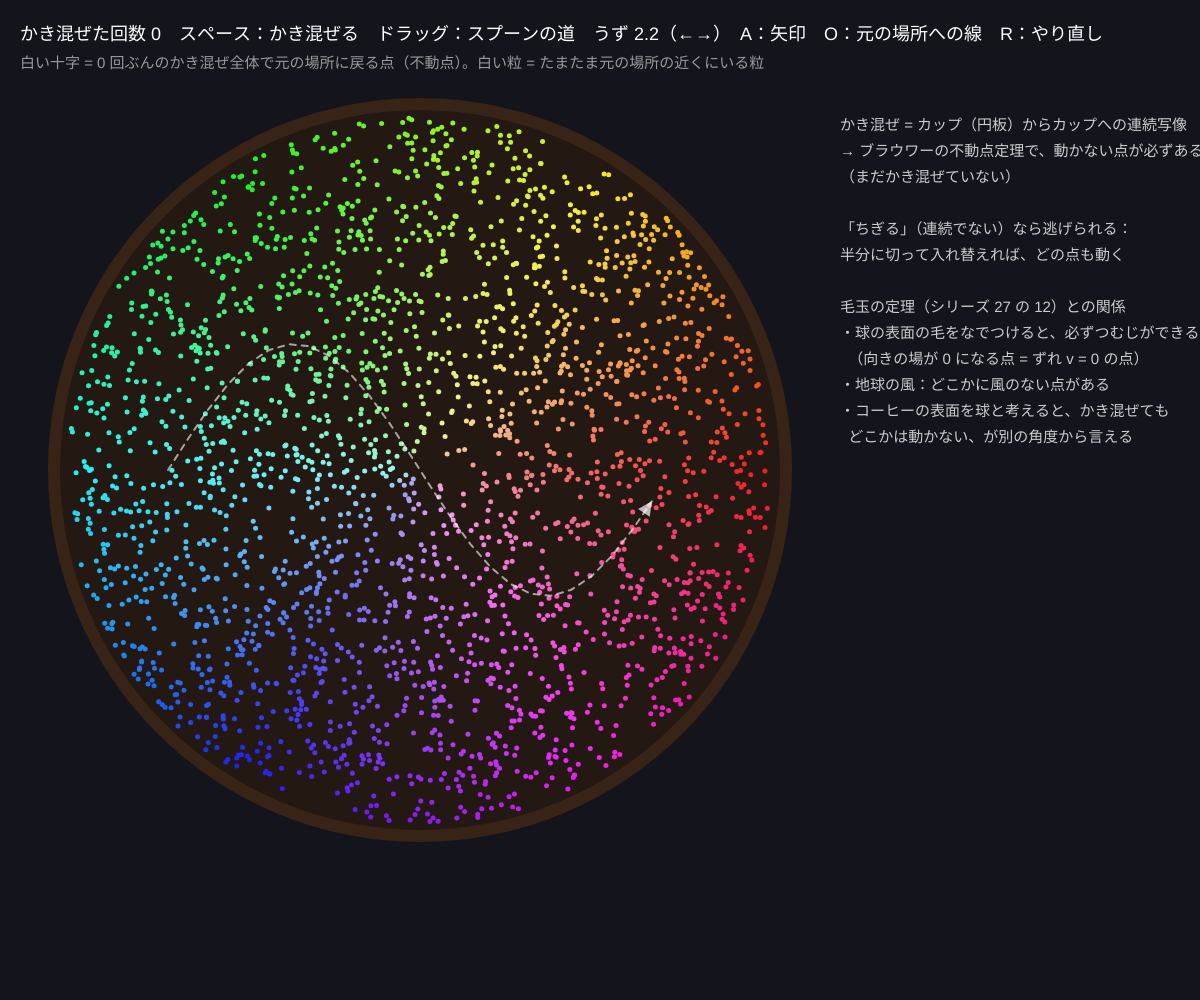
Frame 1 (no input)
Frame 60 (no input): identical to frame 1, image omitted
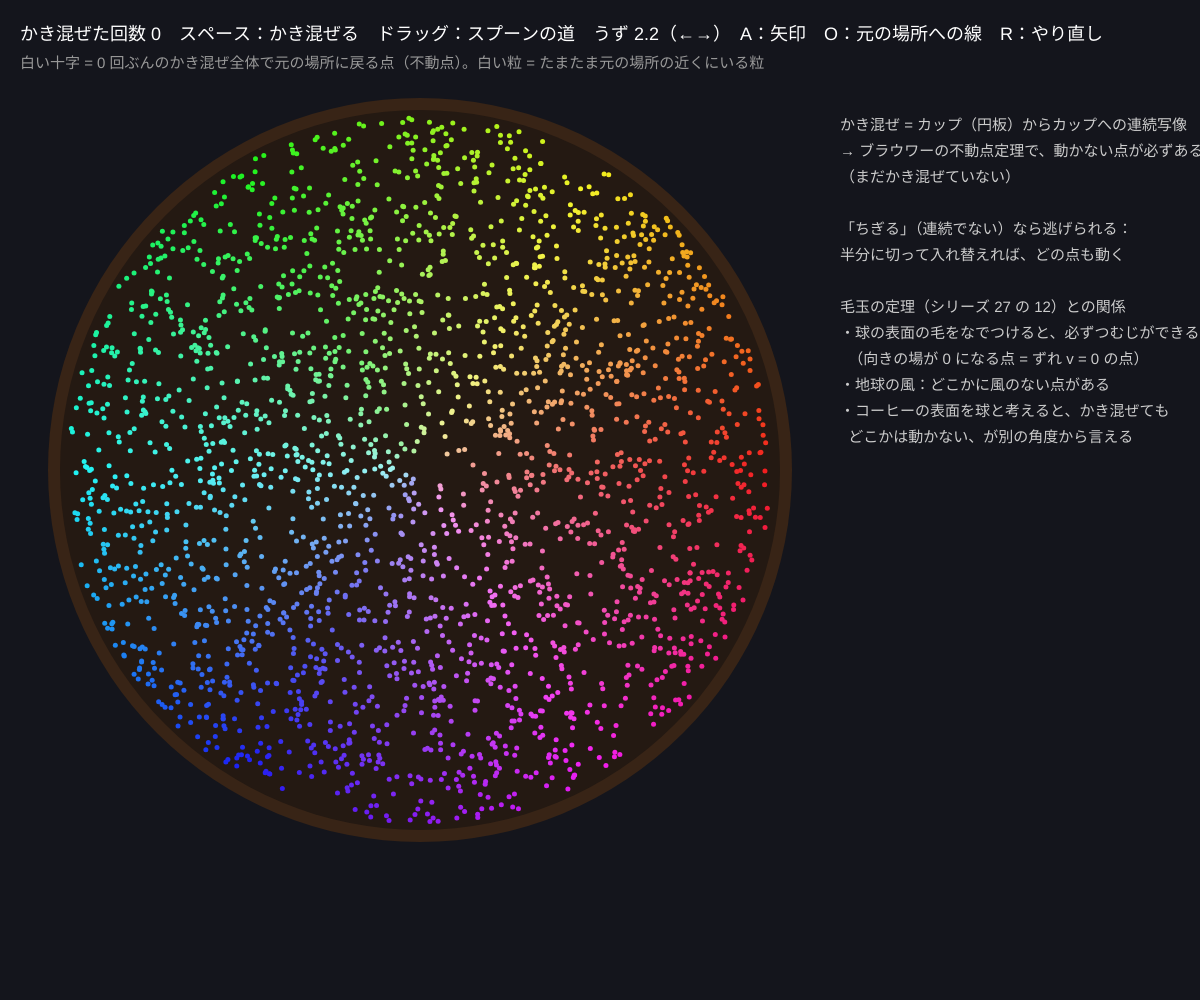
Frame 120 (the mouse pressed at the canvas centre since frame 60)

The p5.js sketch that drew these frames (run headless with seeded random() and noise() and a simulated clock; from frame 60 on, the mouse is pressed at the canvas centre):

// p5.js sketch
// ── sketch.js
// ============================================
// 09 コーヒーをかき混ぜる（と毛玉の定理）
// カップのコーヒーを（こぼさず・ちぎらず）かき混ぜると、どこか 1 点は必ず元の場所に戻ってくる（ブラウワー）
//   粒の色 = 最初の場所（角度 → 色相、中心からの距離 → 濃さ）。かき混ぜ写像を何回重ねても不動点はある
// スペース = 1 回かき混ぜる / ドラッグ = スプーンの通り道を描き直す / ←→ = うずの強さ / A = ずれの矢印 / O = 元の場所への線 / R = やり直し
// ============================================

let N = 2400;              // ★ 粒の数
let twist = 2.2;           // ★ うず（中心ほど多く回る）の強さ
let base = 0.5;            // ★ カップ全体の回転
let sigma = 0.22;          // ★ スプーンの影響の広さ
let spoon = [];            // スプーンの通り道（単位円の座標）
let stirs = [];            // これまでのかき混ぜ（それぞれの設定を保存）
let parts = [];            // {ox, oy, x, y, sx, sy}
let anim = 1;              // 0→1 でアニメーション
let fixedP = null, arrows = [];
let showArrows = false, showOrig = false;
let cx, cy, R;
let drawing = false;

function setup() {
  createCanvas(windowWidth, windowHeight);
  colorMode(HSB, 360, 100, 100, 100);
  R = min(width * 0.3, (height - 160) / 2); cx = 60 + R; cy = 110 + R;
  for (let t = 0; t <= 1; t += 0.04) spoon.push({ x: -0.7 + 1.4 * t, y: 0.35 * Math.sin(t * 2 * PI) });
  reset();
}
function reset() {
  parts = [];
  for (let i = 0; i < N; i++) {
    let r = Math.sqrt(Math.random()) * 0.98, a = Math.random() * TWO_PI;
    let x = r * Math.cos(a), y = r * Math.sin(a);
    parts.push({ ox: x, oy: y, x, y, sx: x, sy: y });
  }
  stirs = []; fixedP = null; arrows = []; anim = 1;
}

// ★ 1 回のかき混ぜ：スプーンで押す（流れに沿って少しずつ動かす）→ うずで回す。カップの外には出さない
function stirOnce(p, st) {
  let x = p[0], y = p[1];
  for (let k = 0; k < 6; k++) {
    let dx = 0, dy = 0;
    for (let i = 0; i < st.spoon.length - 1; i++) {
      let a = st.spoon[i], b = st.spoon[i + 1];
      let w = Math.exp(-((x - a.x) ** 2 + (y - a.y) ** 2) / (sigma * sigma));
      dx += (b.x - a.x) * w; dy += (b.y - a.y) * w;
    }
    x += dx * 0.5; y += dy * 0.5;
    let r = Math.hypot(x, y); if (r > 0.99) { x *= 0.99 / r; y *= 0.99 / r; }
  }
  let r2 = x * x + y * y, ang = st.base + st.twist * (1 - r2);
  let c = Math.cos(ang), s = Math.sin(ang);
  return [c * x - s * y, s * x + c * y];
}
function total(p) { for (let st of stirs) p = stirOnce(p, st); return p; }

// 不動点：格子で |M(p) − p| の小さい点を探し、まわりを細かく探して仕上げる
function findFixed() {
  let best = null, bd = 1e9, G = stirs.length > 4 ? 30 : 44;
  for (let i = 0; i < G; i++) for (let j = 0; j < G; j++) {
    let x = -1 + 2 * (i + 0.5) / G, y = -1 + 2 * (j + 0.5) / G;
    if (x * x + y * y > 0.97) continue;
    let q = total([x, y]), d = Math.hypot(q[0] - x, q[1] - y);
    if (d < bd) { bd = d; best = [x, y]; }
  }
  let h = 2 / G;
  for (let it = 0; it < 40; it++) {
    let improved = false;
    for (let [ddx, ddy] of [[h, 0], [-h, 0], [0, h], [0, -h], [h, h], [-h, -h], [h, -h], [-h, h]]) {
      let x = best[0] + ddx, y = best[1] + ddy; if (x * x + y * y > 0.98) continue;
      let q = total([x, y]), d = Math.hypot(q[0] - x, q[1] - y);
      if (d < bd) { bd = d; best = [x, y]; improved = true; }
    }
    if (!improved) h /= 2;
  }
  fixedP = { x: best[0], y: best[1], err: bd };
  arrows = [];
  for (let i = 0; i < 15; i++) for (let j = 0; j < 15; j++) {
    let x = -1 + 2 * (i + 0.5) / 15, y = -1 + 2 * (j + 0.5) / 15;
    if (x * x + y * y < 0.95) arrows.push([x, y, total([x, y])]);
  }
}

function doStir() {
  if (stirs.length >= 12 || anim < 1) return;
  let st = { spoon: spoon.slice(), twist, base };
  stirs.push(st);
  for (let p of parts) { p.sx = p.x; p.sy = p.y; let q = stirOnce([p.x, p.y], st); p.tx = q[0]; p.ty = q[1]; }
  anim = 0;
  findFixed();
}

function sx(x) { return cx + x * R; }
function sy(y) { return cy - y * R; }

function draw() {
  background(230, 30, 11);
  if (anim < 1) {
    anim = min(1, anim + 0.025);
    let e = anim * anim * (3 - 2 * anim);
    for (let p of parts) { p.x = lerp(p.sx, p.tx, e); p.y = lerp(p.sy, p.ty, e); }
  }
  // カップ
  noStroke(); fill(25, 60, 22); circle(cx, cy, R * 2 + 24);
  fill(25, 50, 14); circle(cx, cy, R * 2);
  // 粒：色 = 最初の場所
  strokeWeight(5);
  for (let p of parts) {
    let back = stirs.length > 0 && Math.hypot(p.x - p.ox, p.y - p.oy) < 0.04;
    if (back) stroke(0, 0, 100); else stroke((Math.atan2(p.oy, p.ox) / TWO_PI * 360 + 360) % 360, 30 + 60 * Math.hypot(p.ox, p.oy), 95);
    point(sx(p.x), sy(p.y));
  }
  if (showOrig) {
    stroke(0, 0, 100, 25); strokeWeight(1);
    for (let i = 0; i < parts.length; i += 12) { let p = parts[i]; line(sx(p.ox), sy(p.oy), sx(p.x), sy(p.y)); }
  }
  if (showArrows && anim >= 1) {
    stroke(0, 0, 100, 70); strokeWeight(1.5);
    for (let [x, y, q] of arrows) { line(sx(x), sy(y), sx(lerp(x, q[0], 0.5)), sy(lerp(y, q[1], 0.5))); }
  }
  // スプーンの通り道
  noFill(); stroke(0, 0, 100, 60); strokeWeight(2); drawingContext.setLineDash([6, 6]);
  if (spoon.length > 1) { beginShape(); for (let s of spoon) vertex(sx(s.x), sy(s.y)); endShape(); }
  drawingContext.setLineDash([]);
  if (spoon.length > 1) { let a = spoon[spoon.length - 2], b = spoon[spoon.length - 1]; noStroke(); fill(0, 0, 100, 70); arrowHead(sx(b.x), sy(b.y), Math.atan2(-(b.y - a.y), b.x - a.x)); }
  // 不動点
  if (fixedP && anim >= 1) {
    noFill(); stroke(0, 0, 100); strokeWeight(3);
    circle(sx(fixedP.x), sy(fixedP.y), 30);
    line(sx(fixedP.x) - 22, sy(fixedP.y), sx(fixedP.x) + 22, sy(fixedP.y));
    line(sx(fixedP.x), sy(fixedP.y) - 22, sx(fixedP.x), sy(fixedP.y) + 22);
  }

  let tx = cx + R + 60;
  noStroke(); fill(0, 0, 100); textSize(18);
  text('かき混ぜた回数 ' + stirs.length + '　スペース：かき混ぜる　ドラッグ：スプーンの道　うず ' + nf(twist, 1, 1) + '（←→）　A：矢印　O：元の場所への線　R：やり直し', 20, 40);
  fill(0, 0, 60); textSize(15);
  text('白い十字 = ' + stirs.length + ' 回ぶんのかき混ぜ全体で元の場所に戻る点（不動点）。白い粒 = たまたま元の場所の近くにいる粒', 20, 68);
  fill(0, 0, 80); textSize(15);
  let lines = [
    'かき混ぜ = カップ（円板）からカップへの連続写像',
    '→ ブラウワーの不動点定理で、動かない点が必ずある',
    fixedP ? '見つけた不動点：(' + nf(fixedP.x, 1, 3) + ', ' + nf(fixedP.y, 1, 3) + ')　ずれ ' + fixedP.err.toExponential(1) : '（まだかき混ぜていない）',
    '',
    '「ちぎる」（連続でない）なら逃げられる：',
    '半分に切って入れ替えれば、どの点も動く',
    '',
    '毛玉の定理（シリーズ 27 の 12）との関係',
    '・球の表面の毛をなでつけると、必ずつむじができる',
    '  （向きの場が 0 になる点 = ずれ v = 0 の点）',
    '・地球の風：どこかに風のない点がある',
    '・コーヒーの表面を球と考えると、かき混ぜても',
    '  どこかは動かない、が別の角度から言える',
  ];
  for (let i = 0; i < lines.length; i++) text(lines[i], tx, 130 + i * 26);
}

function mousePressed() {
  if (dist(mouseX, mouseY, cx, cy) < R) { drawing = true; spoon = [{ x: (mouseX - cx) / R, y: (cy - mouseY) / R }]; }
}
function mouseDragged() {
  if (!drawing) return;
  let p = { x: constrain((mouseX - cx) / R, -0.98, 0.98), y: constrain((cy - mouseY) / R, -0.98, 0.98) };
  let last = spoon[spoon.length - 1];
  if (Math.hypot(p.x - last.x, p.y - last.y) > 0.06 && spoon.length < 40) spoon.push(p);
}
function mouseReleased() { drawing = false; }
function keyPressed() {
  if (key === ' ') doStir();
  if (key === LEFT_ARROW) twist = max(-4, twist - 0.2);
  if (key === RIGHT_ARROW) twist = min(4, twist + 0.2);
  if (key === 'a' || key === 'A') showArrows = !showArrows;
  if (key === 'o' || key === 'O') showOrig = !showOrig;
  if (key === 'r' || key === 'R') reset();
}

// ---------- やってみよう ----------
// 1. スペースを何回か押して、白い十字のまわりの粒の色が「元の色」に近いことを確かめよう
// 2. スプーンの道を中心を通る直線にすると不動点はどこへ行く？ ぐるっと 1 周の道にすると？
// 3. twist = 0、base = 0 にしてスプーンだけでかき混ぜる。不動点は何個できる？（A の矢印で探す）
// 4. stirOnce の最後に「左右を入れ替える」（x → −x にして半分ずらす）と連続でなくなる。不動点は消える？

// ==================================================
// ここから下は「道具」
// ==================================================
function arrowHead(x, y, a) {
  push(); translate(x, y); rotate(a); triangle(0, 0, -14, -7, -14, 7); pop();
}
